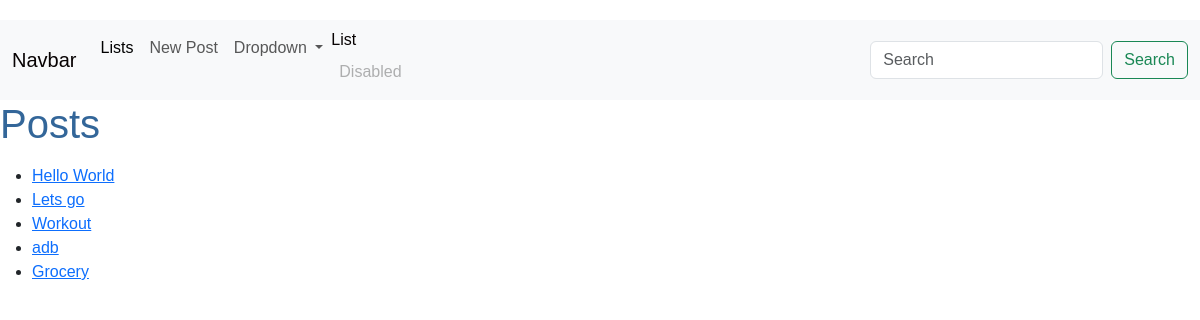
The app's page /posts/, older data.
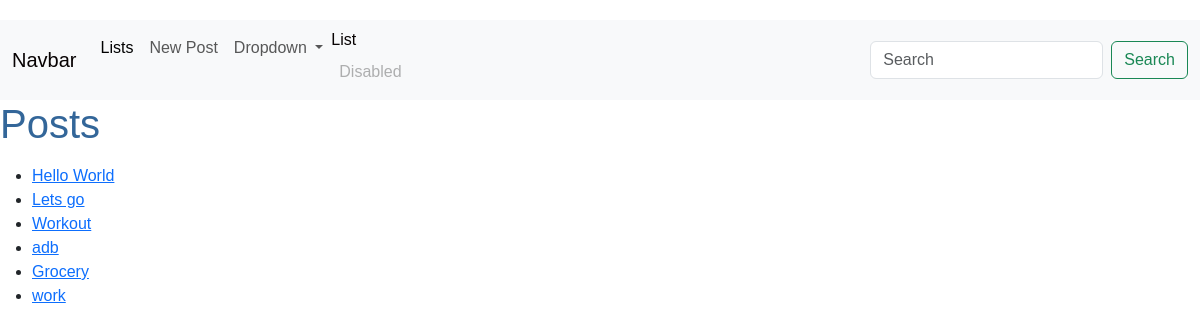
The same page, newer data.
### posts/models.py (models this page shows, shortened)
class Post(models.Model):  # Inherits from models.Model
    title = models.CharField(max_length=128)    # CharField is for short text with a limit
    subtitle = models.CharField(max_length=256)
    body = models.TextField()   # TextField is for longer text without a limit
    created_on = models.DateTimeField(auto_now_add=True)    # auto_now_add=True sets the field to now when the object is first created.

### posts/views.py (the view)
# urls.py: path('', PostListView.as_view(), name='list'),
class PostListView(ListView):
    template_name = 'posts/list.html'
    model = Post

### templates/posts/list.html (shortened to what this page needs)
{% extends 'base.html' %}
{% block content %}
    <h1>Posts</h1>
    <p>
        <ul>
            {% for post in post_list %}
                <li>
                    <a href="{% url 'detail' post.id %}"> {{ post.title }} </a>
                </li>
            {% endfor %}
        </ul>
    </p>
{% endblock content %}

### templates/base.html (shortened to what this page needs)
{% load static %}
<!DOCTYPE html>
<html lang="en">
<head>
    <link href="https://cdn.jsdelivr.net/npm/bootstrap@5.3.2/dist/css/bootstrap.min.css" rel="stylesheet">
<link rel="stylesheet" href="{% static 'css/base.css' %}">
</head>
<body>
    <nav class="navbar navbar-expand-lg bg-body-tertiary">
        <div class="container-fluid">
          <a class="navbar-brand" href="#">Navbar</a>
          <div class="collapse navbar-collapse" id="navbarSupportedContent">
            <ul class="navbar-nav me-auto mb-2 mb-lg-0">
              <li class="nav-item">
                <a class="nav-link active" aria-current="page" href="templates/posts/list.html">Lists</a>
              </li>
              <li class="nav-item">
                <a class="nav-link" href="{% url 'new' %}">New Post</a>
              </li>
              <li class="nav-item dropdown">
                <a class="nav-link dropdown-toggle" href="#" role="button" data-bs-toggle="dropdown" aria-expanded="false">
                  Dropdown
                </a>
              </li>
              <li class="nav-item">
  <a class="dropdown-item" href="pages/list.html">List</a>              <a class="nav-link disabled" aria-disabled="true">Disabled</a>
              </li>
            </ul>
            <form class="d-flex" role="search">
              <input class="form-control me-2" type="search" placeholder="Search" aria-label="Search">
              <button class="btn btn-outline-success" type="submit">Search</button>
            </form>
          </div>
        </div>
      </nav>
    {% block content %}{% endblock content %}
</body>
</html>

### static/css/base.css (style rules this page uses)
h1 { color: #369; font-family: Arial, Helvetica, sans-serif; font-size: 250%; font-weight: normal; }
body { font-family: "Lucida Sans Unicode", "Lucida Grande", sans-serif; font-size: 100%; }
p { color: #666; font-size: 80%; }
nav { margin-top: 20px; }
nav ul { list-style-type: none; padding: 0; }
.navbar { background-color: #5f2780; color: #070202; }
.navbar .navbar-brand { color: #070202; }

Row changes from the older to the newer data that the page shows:
added Post: title "work"
